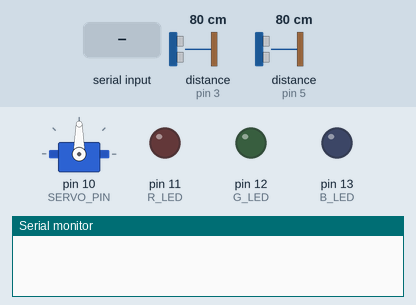
A sketch run on a simulated Arduino Uno, built with avr-gcc and run on an emulated ATmega328P. On the bench: servo, output pins drawn as LEDs (lit = HIGH), the last lines printed to the serial monitor. Wiring (inferred from the names in the program): 2 × ultrasonic range finder: trigger pin 2, echo pin 3 / trigger pin 4, echo pin 5. The inputs (shaded band) are chosen by the test bench; at power-on: distance to the obstacle (sensors on pin 3, pin 5) 80 cm. The echo pulse lasts 58.3 µs per cm; pins used as bus, display or sensor lines are not drawn.

Above: at 1.2 s.
1.3 s: "0\n" received over Serial
At 2.1 s:
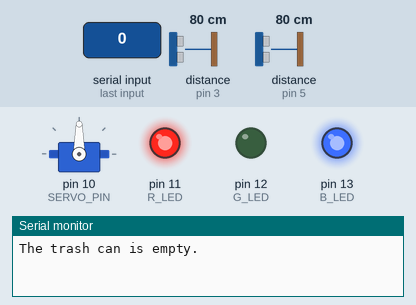
2.8 s: "1\n" received over Serial
At 3.2 s:
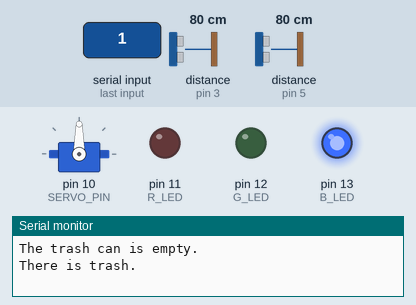
4.3 s: "2\n" received over Serial
At 5.5 s:
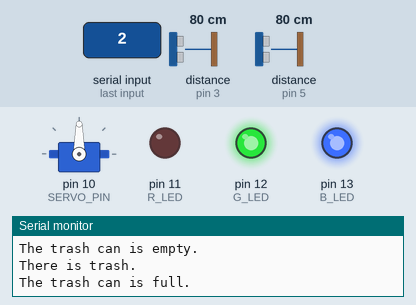
Timing chart, 0 to 7.3 s (numbered marks = the images above; inputs shaded):
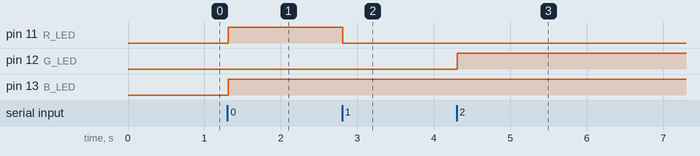

The sketch:

Project06_speedEnforcement.ino
```cpp
#include <Servo.h>

// Pin definitions
const int trigPin1 = 2; // Trigger pin of ultrasonic sensor 1
const int echoPin1 = 3; // Echo pin of ultrasonic sensor 1
const int trigPin2 = 4; // Trigger pin of ultrasonic sensor 2
const int echoPin2 = 5; // Echo pin of ultrasonic sensor 2
const int SERVO_PIN = 10; // Servo motor pin
const int R_LED = 11; // Red LED pin
const int G_LED = 12; // Green LED pin
const int B_LED = 13; // Blue LED pin

const float sensorDistance = 10.0; // Distance between ultrasonic sensors in cm
Servo servo; // Servo object

void setup() {
  pinMode(trigPin1, OUTPUT);
  pinMode(echoPin1, INPUT);
  pinMode(trigPin2, OUTPUT);
  pinMode(echoPin2, INPUT);

  pinMode(R_LED, OUTPUT);
  pinMode(G_LED, OUTPUT);
  pinMode(B_LED, OUTPUT);

  servo.attach(SERVO_PIN);
  Serial.begin(9600);
}

void loop() {
  if (Serial.available() > 0) {
    String inputString = Serial.readStringUntil('\n'); // Read the input until newline
    inputString.trim(); // Remove any whitespace

    if (inputString.endsWith("d")) { // Check if the string ends with 'd'
      int pos = inputString.toInt(); // Extract the number from the string
      if (pos >= 0 && pos <= 180) {
        servo.write(pos); // Move servo to the specified angle
        Serial.print("Servo moved to ");
        Serial.print(pos);
        Serial.println(" degrees.");
      } else {
        Serial.println("Invalid degree input. Enter a value between 0 and 180.");
      }
    } else {
      controlLED(inputString);
    }
  }

  measureSpeed(); // Measure speed
}

void controlLED(String command) {
  if (command == "0") {
    digitalWrite(R_LED, HIGH);
    digitalWrite(G_LED, LOW);
    digitalWrite(B_LED, HIGH);
    Serial.println("The trash can is empty.");
  } else if (command == "1") {
    digitalWrite(R_LED, LOW);
    digitalWrite(G_LED, LOW);
    digitalWrite(B_LED, HIGH);
    Serial.println("There is trash.");
  } else if (command == "2") {
    digitalWrite(R_LED, LOW);
    digitalWrite(G_LED, HIGH);
    digitalWrite(B_LED, HIGH);
    Serial.println("The trash can is full.");
  } else {
    Serial.println("Not a command !!");
  }
}

void measureSpeed() {
  float distance1 = get_distance(trigPin1, echoPin1);
  float distance2 = get_distance(trigPin2, echoPin2);

  if (distance1 < 5 && distance2 < 5) { // Both sensors detect an object
    unsigned long startMillis = millis();
    while (get_distance(trigPin2, echoPin2) < 5) {} // Wait until the object passes
    float timeTaken = (millis() - startMillis) / 1000.0; // Time measurement

    float velocity = sensorDistance / timeTaken; // Calculate velocity
    Serial.print("Velocity: ");
    Serial.print(velocity, 2);
    Serial.println(" m/s");
  }
}

float get_distance(int trigPin, int echoPin) {
  long duration;
  digitalWrite(trigPin, LOW);
  delayMicroseconds(2);
  digitalWrite(trigPin, HIGH);
  delayMicroseconds(10);
  digitalWrite(trigPin, LOW);

  duration = pulseIn(echoPin, HIGH);
  float distance = duration * 17 / 1000; // Calculate the distance
  return distance;
}
```

Measured:
- after the input at 1.3 s, pin 11 (R_LED), pin 13 (B_LED): LOW → HIGH at once
- after the input at 2.8 s, pin 11 (R_LED): HIGH → LOW at once
- after the input at 4.3 s, pin 12 (G_LED): LOW → HIGH at once
